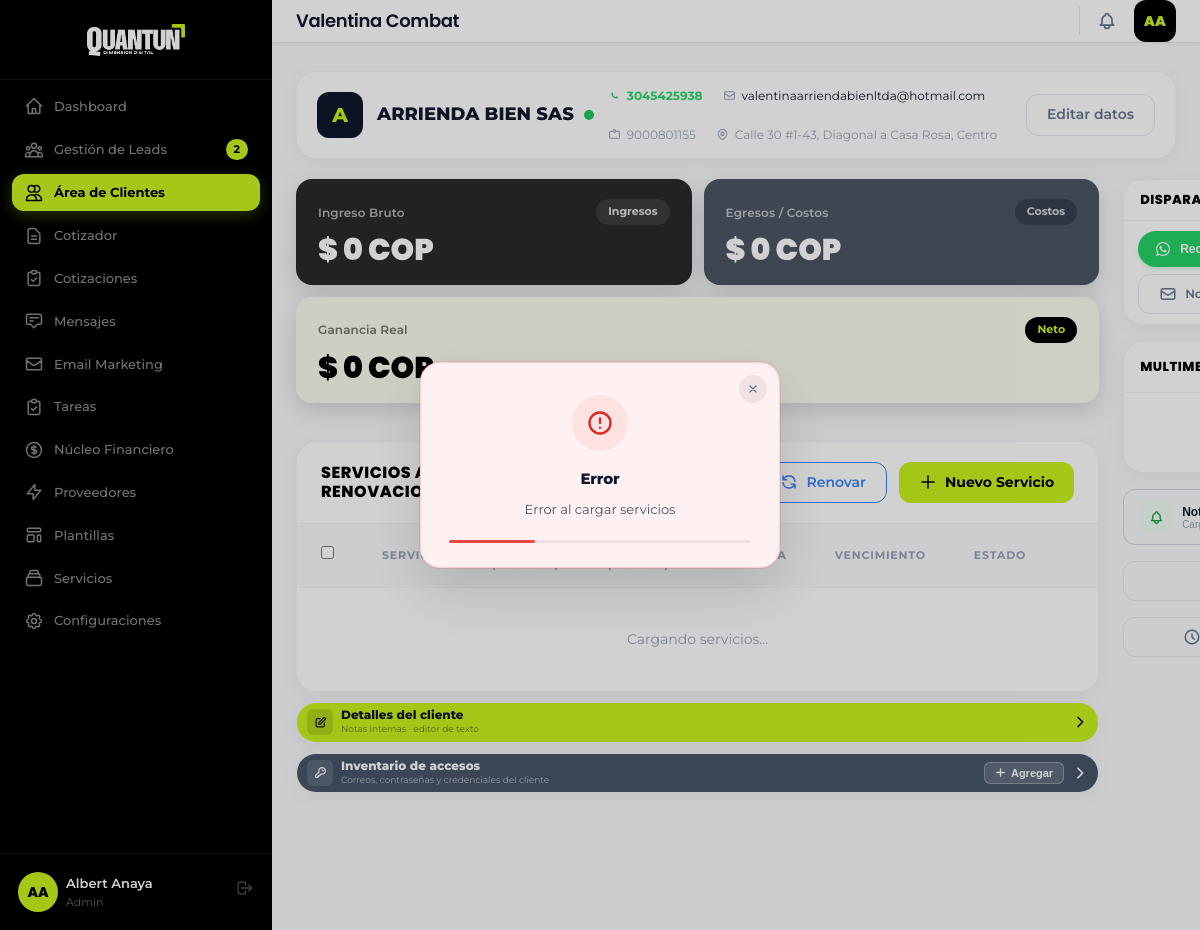
/cliente_detalle.php?id=26 (signed in), run on the app's committed database.
### tables this page shows
CREATE TABLE `clientes` (
  `id` int(11) NOT NULL,
  `lead_id` int(11) DEFAULT NULL,
  `nombre_comercial` varchar(150) NOT NULL,
  `nit_cedula` varchar(50) DEFAULT NULL,
  `persona_contacto` varchar(100) DEFAULT NULL,
  `telefono` varchar(20) DEFAULT NULL,
  `email_facturacion` varchar(150) DEFAULT NULL,
  `direccion` text DEFAULT NULL,
  `logo_url` varchar(255) DEFAULT NULL,
  `estado` enum('activo','inactivo','en_mora') DEFAULT 'activo',
  `created_at` timestamp NOT NULL DEFAULT current_timestamp(),
  `updated_at` timestamp NOT NULL DEFAULT current_timestamp() ON UPDATE current_timestamp(),
  `responsable` varchar(100) DEFAULT NULL,
  `ubicacion` varchar(150) DEFAULT NULL
);

### includes/functions.php (called while the page is built, shortened)
<?php
function sanitize($input) {
    return htmlspecialchars(trim($input), ENT_QUOTES, 'UTF-8');
}

### cliente_detalle.php (the view, shortened to what this page needs)
<?php
require_once __DIR__ . '/includes/functions.php';
$id = $_GET['id'] ?? null;
$pdo = db();
$stmt = $pdo->prepare("SELECT * FROM clientes WHERE id = ?");
$stmt->execute([$id]);
$cliente = $stmt->fetch();
include __DIR__ . '/includes/header.php';
?>
<div class="card animate-fade-up" style="margin-bottom:20px;padding:14px 20px">
    <div style="display:flex;align-items:center;gap:14px;flex-wrap:wrap">
        <div style="width:46px;height:46px;border-radius:12px;background:#0f172a;color:#c9f31d;display:flex;align-items:center;justify-content:center;font-weight:800;font-size:20px;flex-shrink:0">
            <?= strtoupper(substr($cliente['nombre_comercial'], 0, 1)) ?>
        </div>
        <div style="flex:0 0 auto;min-width:0">
            <div style="display:flex;align-items:center;gap:10px;flex-wrap:wrap">
                <div id="heroClienteName" style="font-size:18px;font-weight:800;color:#0f172a;line-height:1.2"><?= sanitize($cliente['nombre_comercial']) ?></div>
                <span style="width:10px;height:10px;border-radius:50%;background:<?= $cliente['estado']==='activo'?'#22c55e':'#ef4444' ?>;flex-shrink:0;display:inline-block" title="<?= ucfirst($cliente['estado']) ?>"></span>
            </div>
        </div>
        <div style="display:flex;align-items:center;gap:20px;flex-wrap:wrap;flex:1;min-width:0">
            <?php if($cliente['telefono']): ?>
            <a href="https://wa.me/<?= preg_replace('/\D/','',$cliente['telefono']) ?>" target="_blank" style="display:flex;align-items:center;gap:6px;text-decoration:none">
                <span style="font-size:12px;color:#25D366;font-weight:700"><?= sanitize($cliente['telefono']) ?></span>
            </a>
            <?php endif; ?>
            <?php if($cliente['email_facturacion']): ?>
            <div style="display:flex;align-items:center;gap:6px">
                <svg width="13" height="13" fill="none" stroke="#94a3b8" viewBox="0 0 24 24" stroke-width="2"><path stroke-linecap="round" stroke-linejoin="round" d="M3 8l7.89 5.26a2 2 0 002.22 0L21 8M5 19h14a2 2 0 002-2V7a2 2 0 00-2-2H5a2 2 0 00-2 2v10a2 2 0 002 2z"/></svg>
                <span style="font-size:12px;color:#0f172a"><?= sanitize($cliente['email_facturacion']) ?></span>
            </div>
            <?php endif; ?>
            <?php if($cliente['nit_cedula']): ?>
            <div style="display:flex;align-items:center;gap:6px">
                <svg width="13" height="13" fill="none" stroke="#94a3b8" viewBox="0 0 24 24" stroke-width="2"><path stroke-linecap="round" stroke-linejoin="round" d="M10 6H5a2 2 0 00-2 2v9a2 2 0 002 2h14a2 2 0 002-2V8a2 2 0 00-2-2h-5m-4 0V5a2 2 0 114 0v1m-4 0a2 2 0 104 0"/></svg>
                <span style="font-size:12px;color:#94a3b8"><?= sanitize($cliente['nit_cedula']) ?></span>
            </div>
            <?php endif; ?>
            <?php if($cliente['direccion']): ?>
            <div style="display:flex;align-items:center;gap:6px">
                <span style="font-size:12px;color:#94a3b8"><?= sanitize($cliente['direccion']) ?></span>
            </div>
            <?php endif; ?>
        </div>
        <button class="btn btn-outline sm" style="flex-shrink:0" onclick="openEditModal()">Editar datos</button>
    </div>
</div>
<div style="display:grid;grid-template-columns:1fr 300px;gap:24px;align-items:start">
    <div style="display:grid;gap:10px">
        <div id="clientFinanceSummary" class="cf-summary-grid">
            <div class="cf-card cf-card--income">
                <div class="cf-card__body">
                    <div class="cf-card__header">
                        <span class="cf-card__label">Ingreso Bruto</span>
                        <span class="cf-pill cf-pill--income">Ingresos</span>
                    </div>
                    <p class="cf-card__value" id="totalIngreso">$ 0 COP</p>
                </div>
            </div>
            <div class="cf-card cf-card--expense">
                <div class="cf-card__body">
                    <div class="cf-card__header">
                        <span class="cf-card__label">Egresos / Costos</span>
                        <span class="cf-pill cf-pill--expense">Costos</span>
                    </div>
                    <p class="cf-card__value" id="totalEgreso">$ 0 COP</p>
                </div>
            </div>
            <div class="cf-card cf-card--profit">
                <div class="cf-card__body">
                    <div class="cf-card__header">
                        <span class="cf-card__label">Ganancia Real</span>
                        <span class="cf-pill cf-pill--profit">Neto</span>
                    </div>
                    <p class="cf-card__value" id="totalGanancia">$ 0 COP</p>
                </div>
            </div>
        </div>
        <div class="card animate-fade-up stagger-1">
            <div class="card-header" style="display:flex;justify-content:space-between;align-items:center">
                <h3 class="card-title">Servicios Activos y Renovaciones</h3>
                <div style="display:flex;gap:12px">
                    <button class="btn btn-outline sm" onclick="generateSelectedOrder()">
                    </button>
                    <button class="btn btn-outline sm" onclick="openRenovarModal()" style="border-color:#3b82f6;color:#3b82f6" onmouseenter="this.style.background='#eff6ff'" onmouseleave="this.style.background=''">
                        <svg width="16" height="16" fill="none" stroke="currentColor" viewBox="0 0 24 24" stroke-width="2"><path stroke-linecap="round" stroke-linejoin="round" d="M4 4v5h.582m15.356 2A8.001 8.001 0 004.582 9m0 0H9m11 11v-5h-.581m0 0a8.003 8.003 0 01-15.357-2m15.357 2H15"/></svg>
                        Renovar
                    </button>
                    <button class="btn btn-secondary sm" onclick="openAddSvcModal()">
                        <svg width="16" height="16" fill="none" stroke="currentColor" viewBox="0 0 24 24" stroke-width="2"><path stroke-linecap="round" stroke-linejoin="round" d="M12 4v16m8-8H4"/></svg>
                        Nuevo Servicio
                    </button>
                </div>
            </div>
            <div class="table-responsive">
                <table class="data-table">
                    <thead><tr><th style="width:40px"><input type="checkbox" onclick="toggleAllSvcs(this)"></th><th>Servicio</th><th>Monto (Ingreso)</th><th>Costo (Egreso)</th><th>Ganancia</th><th>Vencimiento</th><th>Estado</th><th style="width:80px"></th></tr></thead>
                    <tbody id="clientSvcsTable">
                        <tr><td colspan="8" style="text-align:center;padding:40px;color:var(--color-text-light)">Cargando servicios...</td></tr>
                    </tbody>
                </table>
            </div>
        </div>
        <div class="card animate-fade-up" style="overflow:hidden">
            <div onclick="togglePanel('panelEditor','arrowEditor')"
                 style="display:flex;align-items:center;justify-content:space-between;padding:5px 10px;cursor:pointer;background:#c9f31d;user-select:none">
                <div style="display:flex;align-items:center;gap:8px">
                    <div style="width:26px;height:26px;border-radius:6px;background:rgba(0,0,0,0.12);display:flex;align-items:center;justify-content:center;flex-shrink:0">
                        <svg width="13" height="13" fill="none" stroke="#0f172a" viewBox="0 0 24 24" stroke-width="2.2"><path stroke-linecap="round" stroke-linejoin="round" d="M11 5H6a2 2 0 00-2 2v11a2 2 0 002 2h11a2 2 0 002-2v-5m-1.414-9.414a2 2 0 112.828 2.828L11.828 15H9v-2.828l8.586-8.586z"/></svg>
                    </div>
                    <div>
                        <div style="font-size:12px;font-weight:800;color:#0f172a;line-height:1.2">Detalles del cliente</div>
                        <div style="font-size:9px;color:rgba(15,23,42,0.55)">Notas internas · editor de texto</div>
                    </div>
                </div>
                <div style="display:flex;align-items:center;gap:8px">
                    <svg id="arrowEditor" width="16" height="16" fill="none" stroke="#0f172a" viewBox="0 0 24 24" stroke-width="2.5" style="transition:transform .25s;transform:rotate(-90deg)"><path stroke-linecap="round" stroke-linejoin="round" d="M19 9l-7 7-7-7"/></svg>
                </div>
            </div>
        </div>
        <div class="card animate-fade-up" style="overflow:hidden">
            <div onclick="togglePanel('panelCredenciales','arrowCred')"
                 style="display:flex;align-items:center;justify-content:space-between;padding:5px 10px;cursor:pointer;background:#475569;user-select:none">
                <div style="display:flex;align-items:center;gap:8px">
                    <div style="width:26px;height:26px;border-radius:6px;background:rgba(255,255,255,0.12);display:flex;align-items:center;justify-content:center;flex-shrink:0">
                        <svg width="13" height="13" fill="none" stroke="#ffffff" viewBox="0 0 24 24" stroke-width="2.2"><path stroke-linecap="round" stroke-linejoin="round" d="M15 7a2 2 0 012 2m4 0a6 6 0 01-7.743 5.743L11 17H9v2H7v2H4a1 1 0 01-1-1v-2.586a1 1 0 01.293-.707l5.964-5.964A6 6 0 1121 9z"/></svg>
                    </div>
                    <div>
                        <div style="font-size:12px;font-weight:800;color:#ffffff;line-height:1.2">Inventario de accesos</div>
                        <div style="font-size:9px;color:rgba(255,255,255,0.6)">Correos, contraseñas y credenciales del cliente</div>
                    </div>
                </div>
                <div style="display:flex;align-items:center;gap:8px">
                    <button onclick="event.stopPropagation();openCredModal()"
                        style="display:inline-flex;align-items:center;gap:5px;padding:4px 10px;background:rgba(255,255,255,0.15);color:#fff;border:1px solid rgba(255,255,255,0.3);border-radius:6px;font-size:11px;font-weight:700;cursor:pointer;transition:background .15s"
                        onmouseenter="this.style.background='rgba(255,255,255,0.25)'" onmouseleave="this.style.background='rgba(255,255,255,0.15)'">
                        <svg width="11" height="11" fill="none" stroke="currentColor" viewBox="0 0 24 24" stroke-width="3"><path stroke-linecap="round" stroke-linejoin="round" d="M12 4v16m8-8H4"/></svg>
                        Agregar
                    </button>
                    <svg id="arrowCred" width="16" height="16" fill="none" stroke="#ffffff" viewBox="0 0 24 24" stroke-width="2.5" style="transition:transform .25s;transform:rotate(-90deg)"><path stroke-linecap="round" stroke-linejoin="round" d="M19 9l-7 7-7-7"/></svg>
                </div>
            </div>
        </div>
    </div>
    <div style="display:grid;gap:16px;align-self:start;position:sticky;top:20px">
        <div class="card animate-fade-up stagger-2">
            <div class="card-header" style="padding:12px 16px"><h3 class="card-title" style="font-size:13px">Disparadores</h3></div>
            <div class="card-body" style="padding:10px 14px;display:grid;gap:7px">
                <button style="display:inline-flex;align-items:center;gap:10px;padding:11px 18px;background:#25D366;color:#ffffff;border:none;border-radius:24px;font-size:12px;font-weight:700;cursor:pointer;width:100%;justify-content:flex-start;transition:filter .15s;box-shadow:0 2px 4px rgba(37,211,102,.2)" onclick="sendPrompt('reminder')" onmouseenter="this.style.filter='brightness(.9)'" onmouseleave="this.style.filter=''">
                    Recordatorio de Pago
                </button>
                <button class="btn btn-outline sm" style="justify-content:flex-start;gap:8px;width:100%;font-size:12px" onclick="openMensajesModal()">
                    <svg width="14" height="14" fill="none" stroke="currentColor" viewBox="0 0 24 24" stroke-width="2"><path stroke-linecap="round" stroke-linejoin="round" d="M3 8l7.89 5.26a2 2 0 002.22 0L21 8M5 19h14a2 2 0 002-2V7a2 2 0 00-2-2H5a2 2 0 00-2 2v10a2 2 0 002 2z"/></svg>
                    Notificar por WhatsApp/Correo
                </button>
            </div>
        </div>
        <div class="card animate-fade-up stagger-4">
            <div class="card-header" style="padding:12px 16px;display:flex;justify-content:space-between;align-items:center">
                <h3 class="card-title" style="font-size:13px">Multimedia <span style="font-size:10px;font-weight:400;color:var(--color-text-muted)">(Facturas, Docs)</span></h3>
            </div>
            <div class="card-body" style="padding:10px 14px">
                <div id="mediaGrid" style="display:grid;grid-template-columns:repeat(auto-fill,minmax(90px,1fr));gap:8px">
                    <div style="grid-column:1/-1;text-align:center;padding:20px;color:var(--color-text-light);font-size:12px">Sin archivos cargados.</div>
                </div>
            </div>
        </div>
        <button onclick="openNotifModal()"
            style="display:flex;align-items:center;gap:10px;width:100%;padding:11px 16px;background:#f8fafc;border:1.5px solid #cbd5e1;border-radius:var(--radius-md);cursor:pointer;transition:all .15s;text-align:left"
            onmouseenter="this.style.borderColor='#c9f31d';this.style.background='#fafff0'" onmouseleave="this.style.borderColor='#e2e8f0';this.style.background='#ffffff'">
            <div style="width:32px;height:32px;background:#f0fdf4;border-radius:8px;display:flex;align-items:center;justify-content:center;flex-shrink:0">
            </div>
            <div style="flex:1;min-width:0">
                <div style="font-size:12px;font-weight:700;color:#0f172a">Notificaciones de renovación</div>
                <div id="notifStatusLabel" style="font-size:10px;color:#94a3b8">Cargando configuración...</div>
            </div>
        </button>
        <button class="btn btn-outline" onclick="openTareasModal()" style="width:100%;justify-content:center;gap:8px;font-size:12px">
        </button>
        <button class="btn btn-outline" onclick="openHistorialModal()" style="width:100%;justify-content:center;gap:8px;font-size:12px">
            <svg width="14" height="14" fill="none" stroke="currentColor" viewBox="0 0 24 24" stroke-width="2"><path stroke-linecap="round" stroke-linejoin="round" d="M12 8v4l3 3m6-3a9 9 0 11-18 0 9 9 0 0118 0z"/></svg>
        </button>
    </div>
</div>
<?php include __DIR__ . '/includes/footer.php'; ?>

### data on the page
clientes: nombre_comercial "A", nombre_comercial "ARRIENDA BIEN SAS", telefono "3045425938", email_facturacion "valentinaarriendabienltda@hotmail.com", nit_cedula "9000801155", direccion "Calle 30 #1-43, Diagonal a Casa Rosa, Centro"

### other printed values
$newLeadsCount "2"
$user['initials'] "AA"
$user['nombre'] "Albert Anaya"
$user['rol'] "Admin"
$pageTitle "Valentina Combat"
